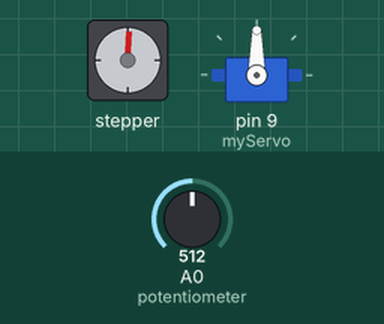
A sketch run on a simulated Arduino Uno, built with avr-gcc and run on an emulated ATmega328P. Shown: stepper motor, servo. Wiring (from diagram.json): stepper motor (200 steps per turn assumed): coils pin 2, pin 4, pin 3, pin 5. The test bench sets the inputs (shaded band); at power-on: A0 (potentiometer) = 512.

Above: at 5.8 s.
5.9 s: A0 (potentiometer) set to 810
At 7.2 s:
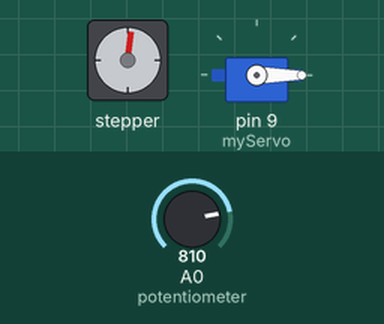
At 16.2 s:
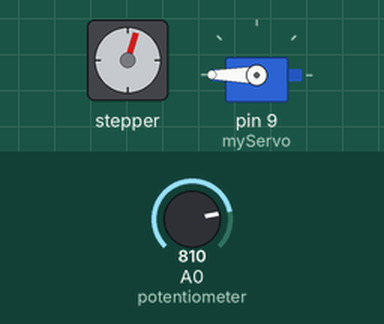
16.5 s: A0 (potentiometer) set to 790
26.5 s: A0 (potentiometer) set to 900
37.3 s: A0 (potentiometer) set to 490
43.3 s: A0 (potentiometer) set to 516
At 48.1 s:
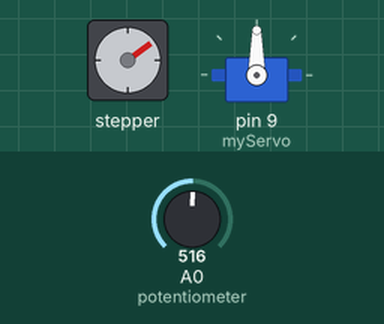
Timing chart, 0 to 98.5 s (numbered marks = the images above; inputs shaded):
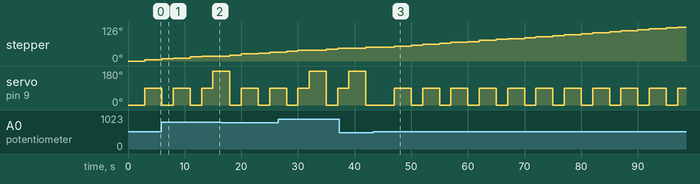

Measured:
- after the input at 5.9 s, stepper: goes on until 13.0 s, then stays 18°

The sketch:

sketch.ino
```cpp
#include <Servo.h>
Servo myServo;

void setup() {
  // put your setup code here, to run once:
  myServo.attach(9);
  myServo.write(0);
pinMode(A0,INPUT);
pinMode(2, OUTPUT);
pinMode(3, OUTPUT);
pinMode(4, OUTPUT);
pinMode(5, OUTPUT);

}

void loop() {
  // put your main code here, to run repeatedly:
int Potvalue=analogRead(A0);
Serial.print("Potvalue=");
Serial.println(Potvalue);
delay(1000);


if(Potvalue>50){
digitalWrite(2,1);
digitalWrite(3,0);
digitalWrite(4,1);
digitalWrite(5,0);
myServo.write(0);
delay(2000);
}
if(Potvalue>500){
digitalWrite(2,0);
digitalWrite(3,1);
digitalWrite(4,0);
digitalWrite(5,1);
myServo.write(90);
delay(2000);
}
if(Potvalue>800){
digitalWrite(2,0);
digitalWrite(3,1);
digitalWrite(4,0);
digitalWrite(5,1);
myServo.write(180);
delay(2000);
}
if(Potvalue>1000){
digitalWrite(2,1);
digitalWrite(3,0);
digitalWrite(4,1);
digitalWrite(5,0);
myServo.write(90);
delay(2000);
}
}
```
